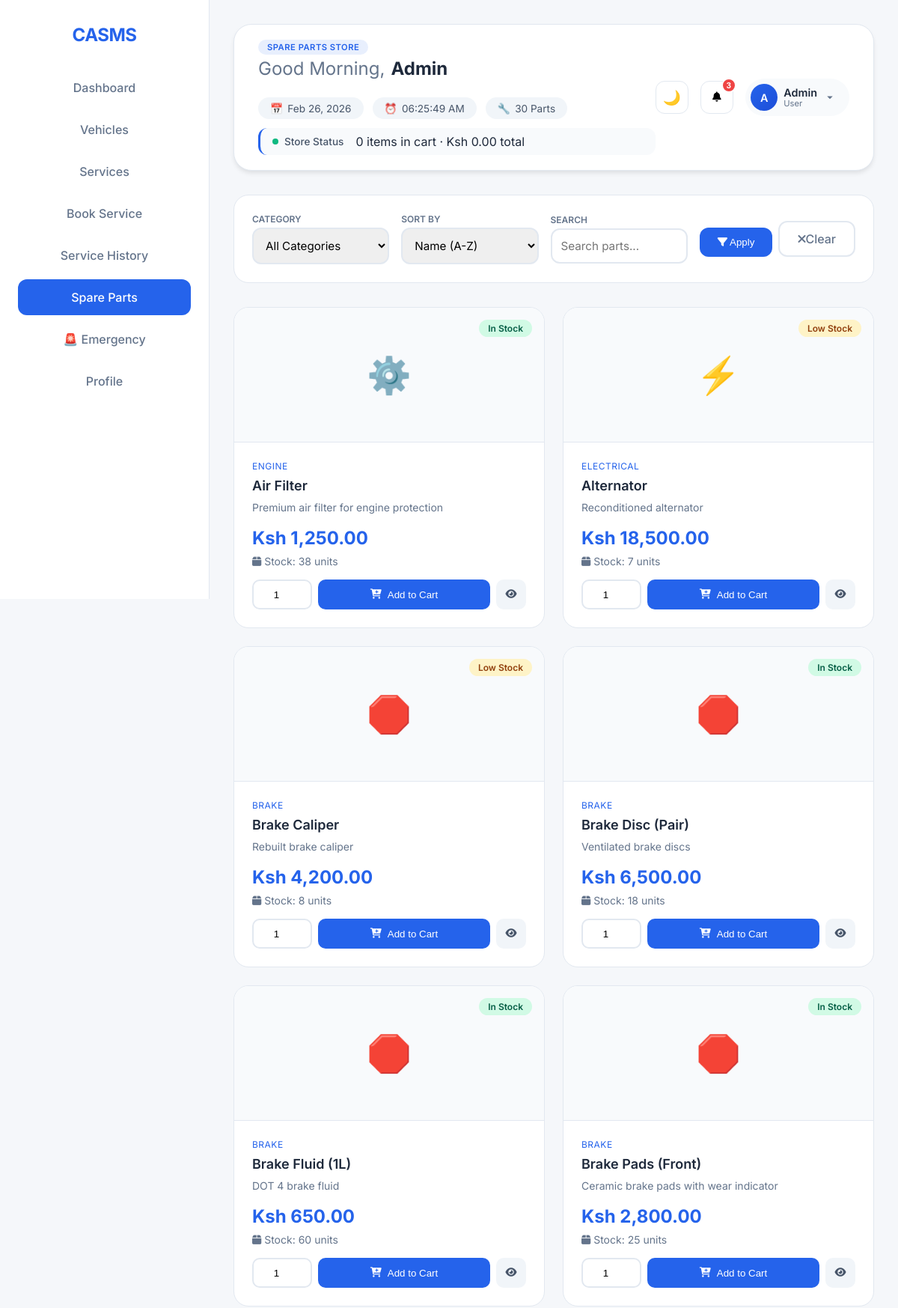
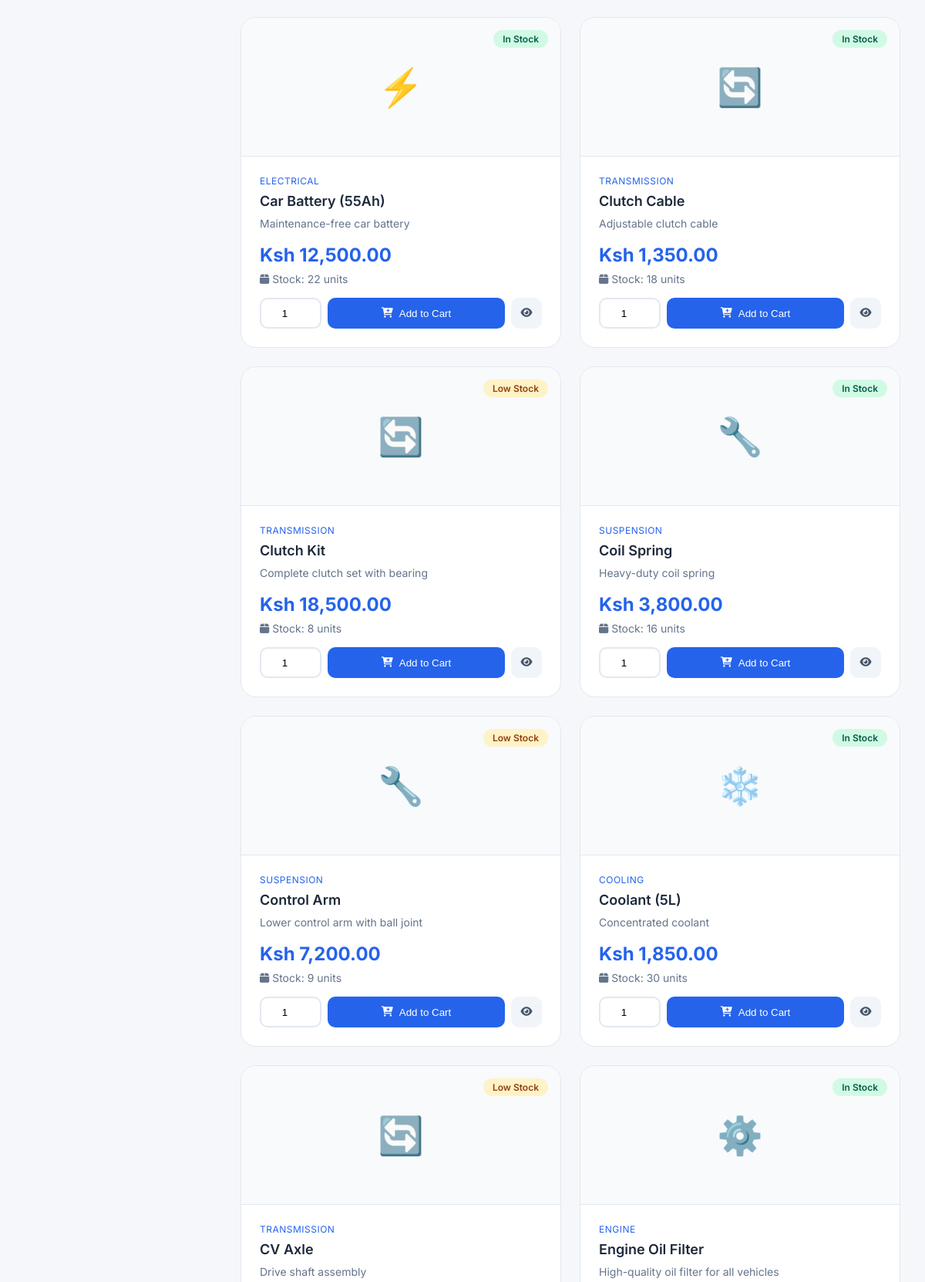
Screenshot of /spare_parts.php (signed in, upper part) with the database file from the repository (2 pictures, top to bottom).
### tables this page shows
CREATE TABLE `spare_parts` (
  `id` int(11) NOT NULL,
  `name` varchar(255) NOT NULL,
  `description` text DEFAULT NULL,
  `category` varchar(100) DEFAULT NULL,
  `price` decimal(10,2) NOT NULL,
  `stock` int(11) NOT NULL DEFAULT 0,
  `created_at` timestamp NOT NULL DEFAULT current_timestamp()
);

### spare_parts.php (the view, shortened to what this page needs)
<?php
$db = (new Database())->connect();
$category = isset($_GET['category']) ? $_GET['category'] : 'all';
$search = isset($_GET['search']) ? trim($_GET['search']) : '';
$sort = isset($_GET['sort']) ? $_GET['sort'] : 'name_asc';
$query = "SELECT * FROM spare_parts WHERE 1=1";
$params = [];
switch($sort) {
    case 'name_asc':
        $query .= " ORDER BY name ASC";
        break;
}
$stmt = $db->prepare($query);
$stmt->execute($params);
$parts = $stmt->fetchAll(PDO::FETCH_ASSOC);
$cartTotal = 0;
$cartCount = 0;
try {
    $userStmt = $db->prepare("SELECT name, email FROM users WHERE id = ?");
    $userStmt->execute([$_SESSION['user_id']]);
    $user = $userStmt->fetch(PDO::FETCH_ASSOC);
} catch (PDOException $e) {
    $user = ['name' => $_SESSION['user_name'] ?? 'User', 'email' => ''];
}
try {
    $notifCountStmt = $db->prepare("SELECT COUNT(*) as count FROM notifications WHERE user_id = ? AND is_read = 0");
    $notifCountStmt->execute([$_SESSION['user_id']]);
    $unreadNotifications = $notifCountStmt->fetch(PDO::FETCH_ASSOC)['count'];
} catch (PDOException $e) {
    $unreadNotifications = 0;
}
$currentHour = (int)date('H');
$greeting = $currentHour < 12 ? 'Good Morning' : ($currentHour < 17 ? 'Good Afternoon' : 'Good Evening');
?>
<!DOCTYPE html>
<html lang="en">
<head>
    <link rel="stylesheet" href="https://cdnjs.cloudflare.com/ajax/libs/font-awesome/6.0.0/css/all.min.css">
</head>
<body>
    <div class="dashboard-container">
        <div class="sidebar">
            <h2>CASMS</h2>
            <nav>
                <a href="dashboard.php">Dashboard</a>
                <a href="vehicles.php">Vehicles</a>
                <a href="services.php">Services</a>
                <a href="book_service.php">Book Service</a>
                <a href="service_history.php">Service History</a>
                <a href="spare_parts.php" class="active">Spare Parts</a>
                <a href="emergency_services.php">🚨 Emergency</a>
                <a href="profile.php">Profile</a>
            </nav>
        </div>
        <div class="main-content">
            <div class="navbar">
                <div class="navbar-left">
                    <div class="welcome-section">
                        <div class="welcome-header">
                            <div class="title-wrapper">
                                <span class="greeting-badge">SPARE PARTS STORE</span>
                                <h1 class="welcome-title">
                                    <span class="greeting-word"><?php echo htmlspecialchars($greeting); ?>,</span>
                                    <span class="user-name"><?php echo htmlspecialchars($_SESSION['user_name'] ?? 'User'); ?></span>
                                </h1>
                            </div>
                            <div class="quick-stats">
                                <div class="stat-chip">
                                    <span class="chip-icon">📅</span>
                                    <span class="chip-text"><?php echo date('M d, Y'); ?></span>
                                </div>
                                <div class="stat-chip">
                                    <span class="chip-icon">⏰</span>
                                    <span class="chip-text" id="liveClock"><?php echo date('h:i:s A'); ?></span>
                                </div>
                                <div class="stat-chip">
                                    <span class="chip-icon">🔧</span>
                                    <span class="chip-text"><?php echo count($parts); ?> Parts</span>
                                </div>
                            </div>
                        </div>
                        <div class="status-message">
                            <div class="status-icon">
                                <span class="pulse-dot"></span>
                                <span>Store Status</span>
                            </div>
                            <div class="message-text">
                                <span class="highlight"><?php echo $cartCount; ?> items</span> in cart ·
                                <span class="highlight">Ksh <?php echo number_format($cartTotal, 2); ?></span> total
                            </div>
                        </div>
                    </div>
                </div>
                <div class="navbar-right">
                    <div class="action-group">
                        <button class="btn-icon" onclick="toggleMode()" title="Toggle Dark Mode">
                            <span class="mode-icon" id="modeIcon">🌙</span>
                        </button>
                        <div class="user-profile-container">
                            <button class="btn-icon" onclick="toggleNotifications()" id="notificationBtn" title="Notifications">
                                <span class="notification-badge" id="notificationBadge" style="<?php echo $unreadNotifications > 0 ? 'display: flex;' : 'display: none;'; ?>">
                                    <?php echo $unreadNotifications; ?>
                                </span>
                                <i class="fas fa-bell"></i>
                            </button>
                        </div>
                        <div class="user-profile-container">
                            <div class="user-profile" onclick="toggleDropdown()" id="userProfile">
                                <div class="avatar">
                                    <span><?php echo strtoupper(substr(htmlspecialchars($_SESSION['user_name'] ?? 'U'), 0, 1)); ?></span>
                                </div>
                                <div class="user-info">
                                    <span class="user-name"><?php echo htmlspecialchars($_SESSION['user_name'] ?? 'User'); ?></span>
                                    <span class="user-role"><?php echo ucfirst($user['role'] ?? 'User'); ?></span>
                                </div>
                                <svg class="dropdown-icon" viewBox="0 0 24 24">
                                    <path d="M7 10L12 15L17 10H7Z"/>
                                </svg>
                            </div>
                        </div>
                    </div>
                </div>
            </div>
            <div class="filter-section">
                <form method="GET" style="display: contents;">
                    <div class="filter-group">
                        <span class="filter-label">Category</span>
                        <select name="category" class="filter-select">
                            <option value="all" <?php echo $category === 'all' ? 'selected' : ''; ?>>All Categories</option>
                        </select>
                    </div>
                    <div class="filter-group">
                        <span class="filter-label">Sort By</span>
                        <select name="sort" class="filter-select">
                            <option value="name_asc" <?php echo $sort === 'name_asc' ? 'selected' : ''; ?>>Name (A-Z)</option>
                        </select>
                    </div>
                    <div class="filter-group">
                        <span class="filter-label">Search</span>
                        <input type="text" name="search" class="filter-input" placeholder="Search parts..." value="<?php echo htmlspecialchars($search); ?>">
                    </div>
                    <div class="filter-actions">
                        <button type="submit" class="btn-filter">
                            <i class="fas fa-filter"></i> Apply
                        </button>
                        <a href="spare_parts.php" class="btn-reset">
                            <i class="fas fa-times"></i> Clear
                        </a>
                    </div>
                </form>
            </div>
            <div class="store-container">
                <div class="parts-grid">
                    <?php if(empty($parts)): ?>
                        <div class="empty-state" style="grid-column: 1/-1;">
                            <div class="empty-icon">🔧</div>
                            <div class="empty-title">No Parts Found</div>
                            <div class="empty-text">Try adjusting your filters or search criteria.</div>
                        </div>
                    <?php else: ?>
                        <?php foreach($parts as $part):
                            $stockStatus = $part['stock'] > 10 ? 'in-stock' : ($part['stock'] > 0 ? 'low-stock' : 'out-stock');
                            $stockText = $part['stock'] > 10 ? 'In Stock' : ($part['stock'] > 0 ? 'Low Stock' : 'Out of Stock');
                        ?>
                            <div class="part-card">
                                <div class="part-image">
                                    <?php
                                    $icons = [
                                        'Engine' => '⚙️',
                                        'Brake' => '🛑',
                                        'Suspension' => '🔧',
                                        'Electrical' => '⚡',
                                        'Transmission' => '🔄',
                                        'Cooling' => '❄️',
                                        'Exhaust' => '💨',
                                        'Fuel' => '⛽',
                                        'Body' => '🚗',
                                        'Interior' => '🪑',
                                        'Wheel' => '🛞',
                                        'Battery' => '🔋',
                                        'Filter' => '🧹',
                                        'Light' => '💡',
                                        'Sensor' => '📊'
                                    ];
                                    $categoryIcon = $icons[$part['category']] ?? '🔧';
                                    echo $categoryIcon;
                                    ?>
                                </div>
                                <span class="part-badge <?php echo $stockStatus; ?>">
                                    <?php echo $stockText; ?>
                                </span>
                                <div class="part-info">
                                    <div class="part-category"><?php echo htmlspecialchars($part['category']); ?></div>
                                    <div class="part-name"><?php echo htmlspecialchars($part['name']); ?></div>
                                    <div class="part-description"><?php echo htmlspecialchars($part['description']); ?></div>
                                    <div class="part-price">Ksh <?php echo number_format($part['price'], 2); ?></div>
                                    <div class="part-stock">
                                        <i class="fas fa-box"></i> Stock: <?php echo $part['stock']; ?> units
                                    </div>
                                    <form method="POST" class="part-actions">
                                        <input type="number" name="quantity" class="quantity-input" value="1" min="1" max="<?php echo $part['stock']; ?>" <?php echo $part['stock'] == 0 ? 'disabled' : ''; ?>>
                                        <button type="submit" name="add_to_cart" class="btn-add-cart" <?php echo $part['stock'] == 0 ? 'disabled' : ''; ?>>
                                            <i class="fas fa-cart-plus"></i> Add to Cart
                                        </button>
                                        <button type="button" class="btn-view" onclick="viewPartDetails(<?php echo $part['id']; ?>)">
                                            <i class="fas fa-eye"></i>
                                        </button>
                                    </form>
                                </div>
                            </div>
                        <?php endforeach; ?>
                    <?php endif; ?>
                </div>
            </div>
        </div>
    </div>
</body>
</html>

### rows the page displays
spare_parts: category "⚙️", stock "In Stock", category "ENGINE", name "Air Filter", description "Premium air filter for engine protection", price "1,250.00", stock "38", quantity "1"
spare_parts: category "⚡", stock "Low Stock", category "ELECTRICAL", name "Alternator", description "Reconditioned alternator", price "18,500.00", stock "7", quantity "1"
spare_parts: category "🛑", stock "Low Stock", category "BRAKE", name "Brake Caliper", description "Rebuilt brake caliper", price "4,200.00", stock "8", quantity "1"
spare_parts: category "🛑", stock "In Stock", category "BRAKE", name "Brake Disc (Pair)", description "Ventilated brake discs", price "6,500.00", stock "18", quantity "1"
spare_parts: category "🛑", stock "In Stock", category "BRAKE", name "Brake Fluid (1L)", description "DOT 4 brake fluid", price "650.00", stock "60", quantity "1"
spare_parts: category "🛑", stock "In Stock", category "BRAKE", name "Brake Pads (Front)", description "Ceramic brake pads with wear indicator", price "2,800.00", stock "25", quantity "1"
spare_parts: category "⚡", stock "In Stock", category "ELECTRICAL", name "Car Battery (55Ah)", description "Maintenance-free car battery", price "12,500.00", stock "22", quantity "1"
spare_parts: category "🔄", stock "In Stock", category "TRANSMISSION", name "Clutch Cable", description "Adjustable clutch cable", price "1,350.00", stock "18", quantity "1"
spare_parts: category "🔄", stock "Low Stock", category "TRANSMISSION", name "Clutch Kit", description "Complete clutch set with bearing", price "18,500.00", stock "8", quantity "1"
spare_parts: category "🔧", stock "In Stock", category "SUSPENSION", name "Coil Spring", description "Heavy-duty coil spring", price "3,800.00", stock "16", quantity "1"
spare_parts: category "🔧", stock "Low Stock", category "SUSPENSION", name "Control Arm", description "Lower control arm with ball joint", price "7,200.00", stock "9", quantity "1"
spare_parts: category "❄️", stock "In Stock", category "COOLING", name "Coolant (5L)", description "Concentrated coolant", price "1,850.00", stock "30", quantity "1"
spare_parts: category "🔄", stock "Low Stock", category "TRANSMISSION", name "CV Axle", description "Drive shaft assembly"
spare_parts: category "⚙️", stock "In Stock", category "ENGINE", name "Engine Oil Filter", description "High-quality oil filter for all vehicles"

### other values shown
$_SESSION['user_name'] "Admin"
count($parts) "30"
$cartCount "0"
$cartTotal "0.00"
$unreadNotifications "3"
substr(htmlspecialchars($_SESSION['user_name'] ?? 'U'), 0, 1) "A"
$user['role'] "User"
